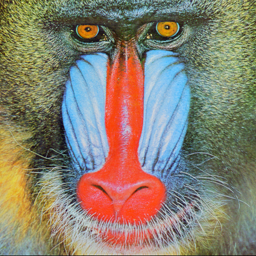
#> input picture baboon.bmp, 256 x 256 px
$ python main.py
#> lines starting #> are read from the running program, lines starting #| are printed output that depends on the picture
### converter.py
import cv2
import numpy as np
import math

def RGB_TO_HSI(img):

    with np.errstate(divide='ignore', invalid='ignore'):

        #Load image with 32 bit floats as variable type
        bgr = np.float32(img)/255

        #Separate color channels
        blue = bgr[:,:,0]
        green = bgr[:,:,1]
        red = bgr[:,:,2]

        #Calculate Intensity
        def calc_intensity(red, blue, green):
            return np.divide(blue + green + red, 3)

        #Calculate Saturation
        def calc_saturation(red, blue, green):
            minimum = np.minimum(np.minimum(red, green), blue)
            saturation = 1 - (3 / (red + green + blue + 0.001) * minimum)

            return saturation

        #Calculate Hue
        def calc_hue(red, blue, green):
            hue = np.copy(red)

            for i in range(0, blue.shape[0]):
                for j in range(0, blue.shape[1]):
                    hue[i][j] = 0.5 * ((red[i][j] - green[i][j]) + (red[i][j] - blue[i][j])) / \
                                math.sqrt((red[i][j] - green[i][j])**2 +
                                        ((red[i][j] - blue[i][j]) * (green[i][j] - blue[i][j])))
                    hue[i][j] = math.acos(hue[i][j])

                    if blue[i][j] <= green[i][j]:
                        hue[i][j] = hue[i][j]
                    else:
                        hue[i][j] = ((360 * math.pi) / 180.0) - hue[i][j]

            return hue

        #Merge channels into picture and return image
        hsi = cv2.merge((calc_hue(red, blue, green), calc_saturation(red, blue, green), calc_intensity(red, blue, green)))
        return hsi

### main.py

import cv2
import converter

# Import picture & create HSI copy using algorithm
img = cv2.imread('baboon.bmp', 1)
#> img is the input picture: shape (256, 256, 3); mean B, G, R 113.1, 128.9, 137.4
hsi = converter.RGB_TO_HSI(img)
#> in RGB_TO_HSI, `blue = bgr[:,:,0]`:
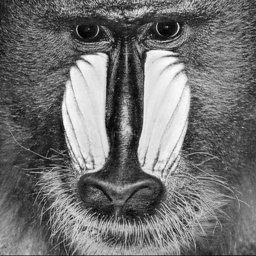
#> blue: shape (256, 256) float32; min 0, max 0.996, mean 0.444
#> in RGB_TO_HSI, `red = bgr[:,:,2]`:
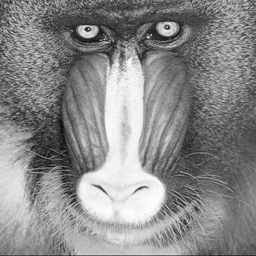
#> red: shape (256, 256) float32; min 0.0392, max 1, mean 0.539
#> after the loop in calc_hue, `for i in range(0, blue.shape[0]):`:
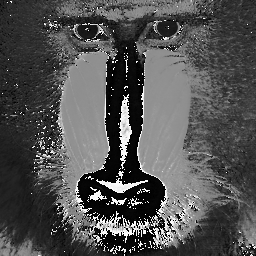
#> hue: shape (256, 256) float32; 0.02% of the values are NaN or infinite; the others: min 0, max 6.28, mean 2.02; drawn with min black, max white, NaN and infinite black
#> in calc_saturation, `minimum = np.minimum(np.minimum(red, green), blue)`:
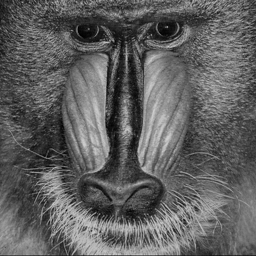
#> minimum: shape (256, 256) float32; min 0, max 0.808, mean 0.378
#> in calc_saturation, `saturation = 1 - (3 / (red + green + blue + 0.001) * minimum)`:
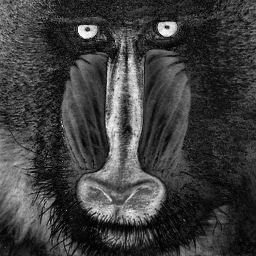
#> saturation: shape (256, 256) float32; min 0.000472, max 1, mean 0.242
#> in calc_intensity, `return np.divide(blue + green + red, 3)`:
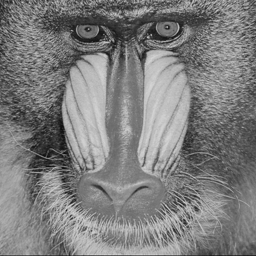
#> returned value: shape (256, 256) float32; min 0.0549, max 0.838, mean 0.496
#> in RGB_TO_HSI, `hsi = cv2.merge((calc_hue(red, blue, green), calc_saturation(red, blue..`: hsi: shape (256, 256, 3) float32; 0.01% of the values are NaN or infinite; the others: min 0, max 6.28, mean 0.919

# Display HSV Image
cv2.imshow('HSI Image', hsi)
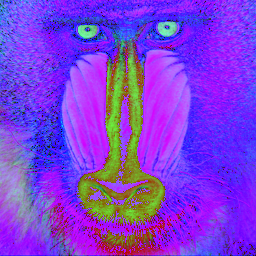
#> window 'HSI Image': shape (256, 256, 3); mean B, G, R 216.3, 61.2, 126.1
cv2.imshow('RGB',img)

# The three value channels
#cv2.imshow('H Channel', hsi[:, :, 0])
#cv2.imshow('S Channel', hsi[:, :, 1])
#cv2.imshow('I Channel', hsi[:, :, 2])

# Wait for a key press and then terminate the program
cv2.waitKey(0)
cv2.destroyAllWindows()
